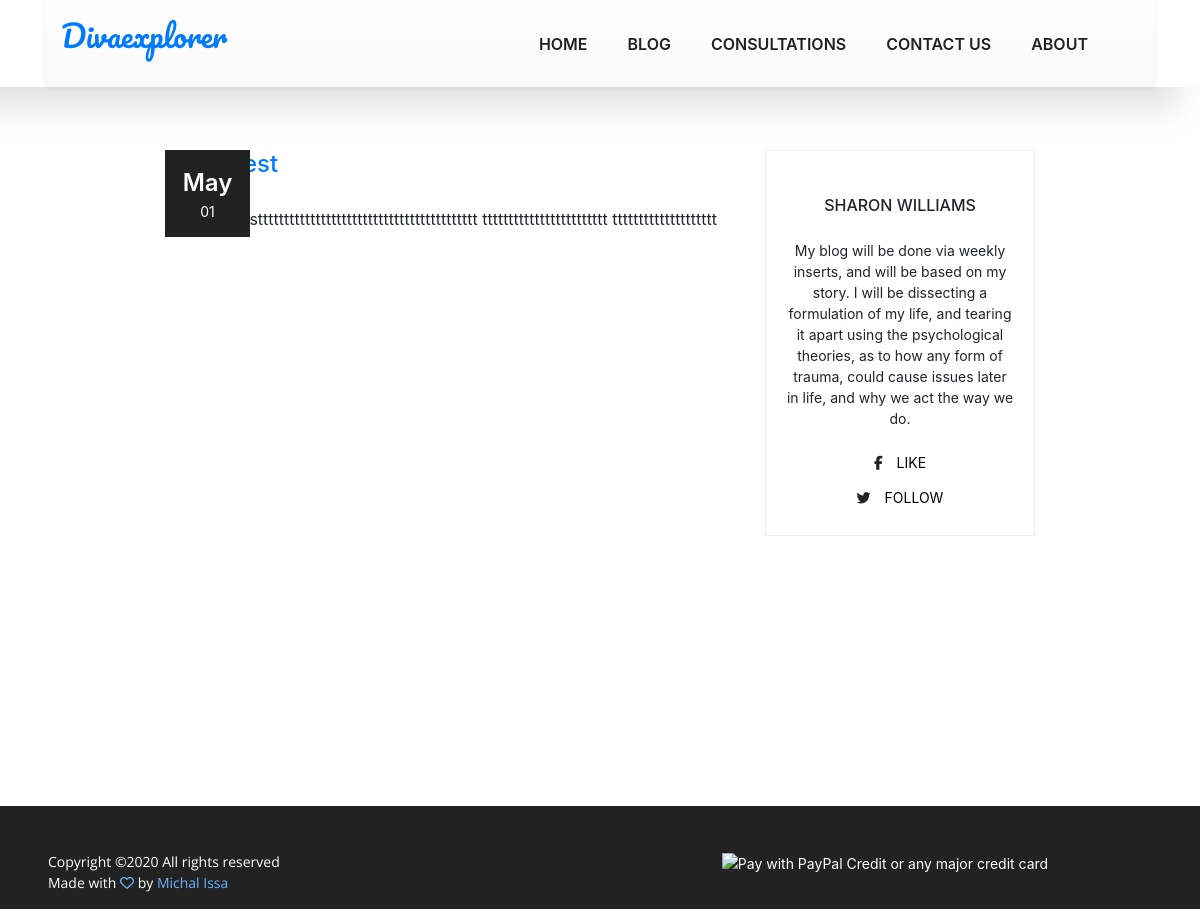
/blog, run on an earlier commit of the app's database.
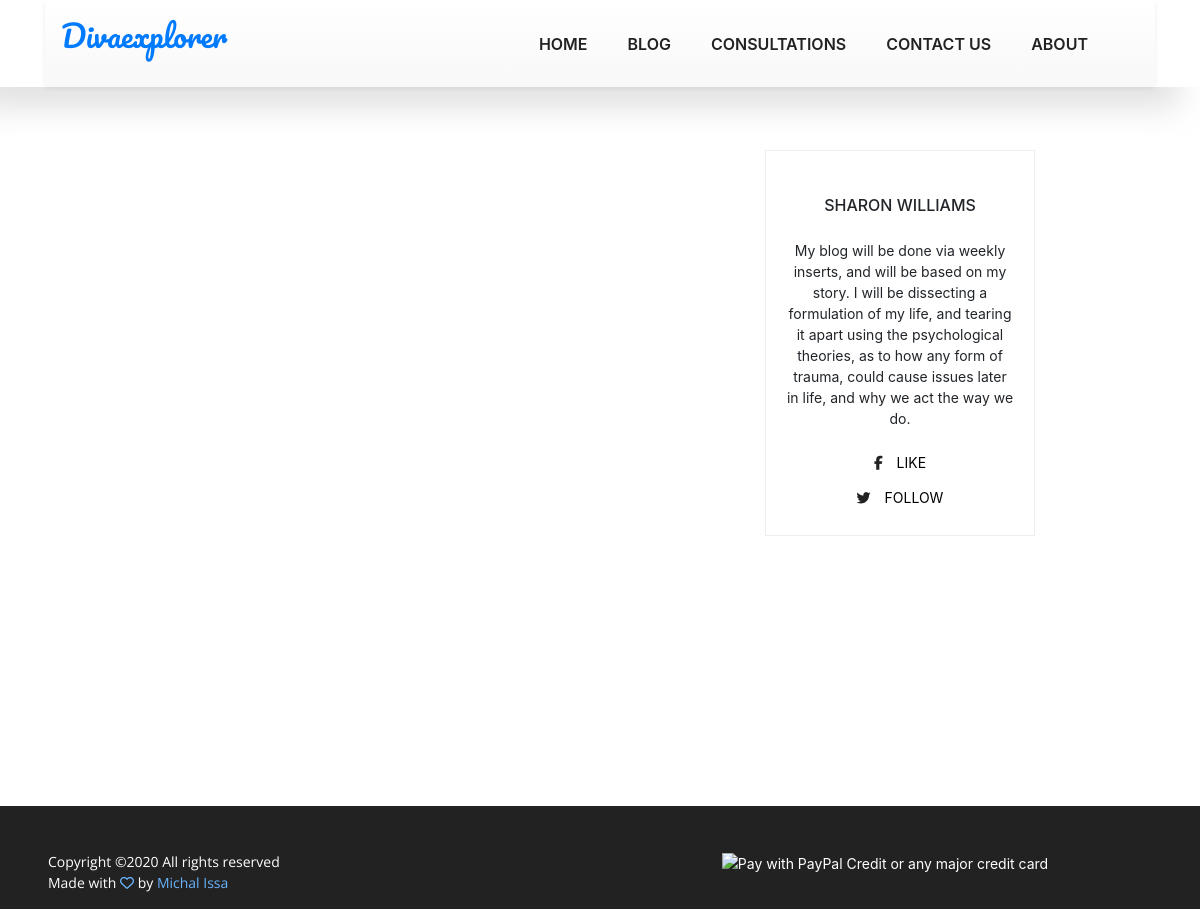
And on a later commit of the database.
### app/models.py (models this page shows, shortened)
class Posts(db.Model):
    __searchable__  = ['title', 'content']
    id = db.Column(db.Integer, primary_key=True)
    title = db.Column(db.String(100))
    content = db.Column(db.String(80000))
    youtube_link = db.Column(db.String(30))
    image_path = db.Column(db.String(100))
    posted_time = db.Column(db.DateTime, default=datetime.utcnow, index=True)
    comments = db.relationship('Comment', backref='posts', cascade="all, delete-orphan", lazy='dynamic', primaryjoin="Posts.id == Comment.parent_id")

### app/routes/blog.py (the view)
@blog.route("/blog")
def blogs():
    page = request.args.get('page', 1, type=int)
    posts = Posts.query.paginate(
        page, POSTS_PER_PAGE, False)
    next_url = url_for('blog.blogs', page=posts.next_num) \
        if posts.has_next else None
    prev_url = url_for('blog.blogs', page=posts.prev_num) \
        if posts.has_prev else None
    return render_template("blog.html", posts=posts.items, prev_url=prev_url, next_url=next_url)

### app/templates/blog.html (shortened to what this page needs)
{% extends "layout.html" %}
{% block main %}
    <div style="width: 100%;
    min-height: 100vh;
    justify-content:left;
    padding: 150px;
    background: transparent;
    position: relative;
    z-index: 1;">
        <section class="post-area">
            <div class="container">
                <div class="row justify-content-center d-flex">
                    <div class="col-lg-8">
                        <div style="padding-bottom: 150px; padding-top: 150px;" class="post-lists search-list">
                      {% for post in posts %}
                            <div class="single-list flex-row d-flex">
                                <div class="thumb">
                                    <div class="date">
                                        <span>{{post.posted_time.strftime('%B')[:3]}}</span><br>{{post.posted_time.strftime('%d')}}
                                    </div>
                                </div>
                                <div class="detail">
                                    <a href="{{url_for('blog.post', post_id=post.id)}}"><h4 class="pb-20">{{ post.title }}<br></h4>
                                     </a>
                                    <p style="width: 500px; white-space:nowrap; overflow:hidden;text-overflow: ellipsis;">
                                        {{ post.content }}
                                    </p>
                                    <p class="footer pt-20">
                                    </p>
                                </div>
                            </div>
                            {% endfor %}
                        </div>
                    </div>
                    <div class="col-lg-4 sidebar-area">
                        <div class="single_widget about_widget">
                            <h2 class="text-uppercase">Sharon Williams</h2>
                            <p>
                                My blog will be done via weekly inserts, and will be based on my story.
                              I will be dissecting a formulation of my life, and tearing it apart using
                                 the psychological theories, as to how any form of trauma, could cause issues
                               later in life, and why we act the way we do.
                            </p>
                            <div class="social-link">
                                <a href="https://www.facebook.com/pg/Divaexplorer.TVJ"><button class="btn"><i class="fab fa-facebook-f" aria-hidden="true"></i> Like</button></a>
                                <a href="https://twitter.com/divaexplorer1"><button class="btn"><i class="fab fa-twitter" aria-hidden="true"></i> follow</button></a>
                            </div>
                        </div>
                    </div>
                </div>
            </div>
        </section>
    </div>
{% endblock %}

What changed in the data, as far as the page shows it:
removed Posts: posted_time "May", posted_time "01", title "test", content "testttttttttttttttttttttttttttttttttttttttttt tttttttttttttttttttttttt tttttttttttttttttttt"
